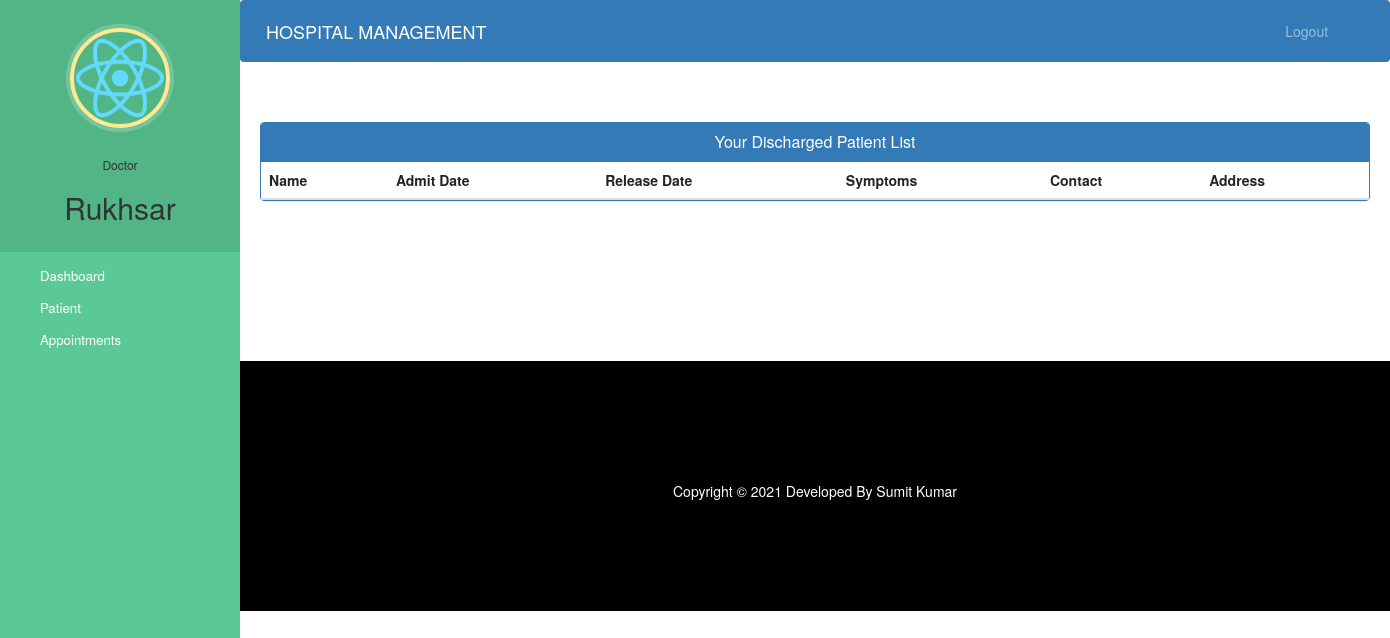
The page /doctor-view-discharge-patient (signed in) on the database as committed earlier.
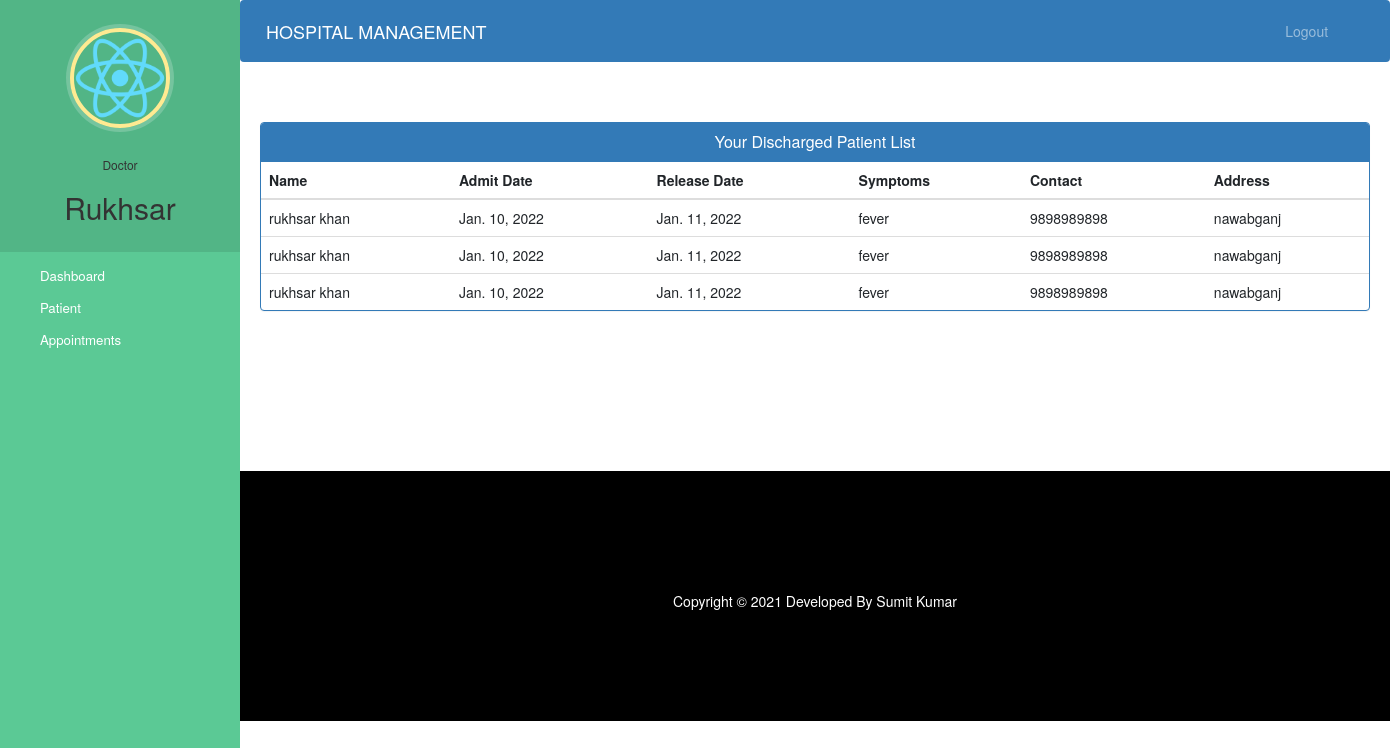
The same page on the database as committed later.
### hospital/models.py (models this page shows, shortened)
class Doctor(models.Model):
    user=models.OneToOneField(User,on_delete=models.CASCADE)
    profile_pic= models.ImageField(upload_to='profile_pic/DoctorProfilePic/',null=True,blank=True)
    address = models.CharField(max_length=40)
    mobile = models.CharField(max_length=20,null=True)
    department= models.CharField(max_length=50,choices=departments,default='Cardiologist')
    status=models.BooleanField(default=False)

class PatientDischargeDetails(models.Model):
    patientId=models.PositiveIntegerField(null=True)
    patientName=models.CharField(max_length=40)
    assignedDoctorName=models.CharField(max_length=40)
    address = models.CharField(max_length=40)
    mobile = models.CharField(max_length=20,null=True)
    symptoms = models.CharField(max_length=100,null=True)
    admitDate=models.DateField(null=False)
    releaseDate=models.DateField(null=False)
    daySpent=models.PositiveIntegerField(null=False)
    roomCharge=models.PositiveIntegerField(null=False)
    medicineCost=models.PositiveIntegerField(null=False)
    doctorFee=models.PositiveIntegerField(null=False)
    OtherCharge=models.PositiveIntegerField(null=False)
    total=models.PositiveIntegerField(null=False)

### hospital/views.py (the view)
# urls.py: path('doctor-view-discharge-patient',views.doctor_view_discharge_patient_view,name='doctor-view-discharge-patient'),
@login_required(login_url='doctorlogin')
@user_passes_test(is_doctor)
def doctor_view_discharge_patient_view(request):
    dischargedpatients=models.PatientDischargeDetails.objects.all().distinct().filter(assignedDoctorName=request.user.first_name)
    doctor=models.Doctor.objects.get(user_id=request.user.id) #for profile picture of doctor in sidebar
    return render(request,'hospital/doctor_view_discharge_patient.html',{'dischargedpatients':dischargedpatients,'doctor':doctor})

### hospital/views.py (called while the page is built)
def is_doctor(user):
    return user.groups.filter(name='DOCTOR').exists()

### templates/hospital/doctor_view_discharge_patient.html (shortened to what this page needs)
{% extends 'hospital/doctor_base.html' %}
{% block content %}
{%load static%}
<head>
  <link href="//netdna.bootstrapcdn.com/bootstrap/3.0.0/css/bootstrap.min.css" rel="stylesheet" id="bootstrap-css">
</head>
<div class="container">
  <div class="panel panel-primary">
    <div class="panel-heading">
      <h6 class="panel-title">Your Discharged Patient List</h6>
    </div>
    <table class="table table-hover" id="dev-table">
      <thead>
        <tr>
          <th>Name</th>
          <th>Admit Date</th>
          <th>Release Date</th>
          <th>Symptoms</th>
          <th>Contact</th>
          <th>Address</th>
        </tr>
      </thead>
      {% for p in dischargedpatients %}
      <tr>
        <td> {{p.patientName}}</td>
        <td>{{p.admitDate}}</td>
        <td>{{p.releaseDate}}</td>
        <td>{{p.symptoms}}</td>
        <td>{{p.mobile}}</td>
        <td>{{p.address}}</td>
      </tr>
      {% endfor %}
    </table>
  </div>
</div>
{% endblock content %}

### templates/hospital/doctor_base.html (shortened to what this page needs)
<!DOCTYPE html>
{% load static %}
<html lang="en">
<head>
  <link rel="stylesheet" href="https://stackpath.bootstrapcdn.com/bootstrap/4.3.1/css/bootstrap.min.css">
  <link rel="stylesheet" href="https://maxcdn.bootstrapcdn.com/font-awesome/4.7.0/css/font-awesome.min.css">
</head>
<body>
  <nav class="menu" tabindex="0">
    <header class="avatar">
      <img src="{% static doctor.profile_pic.url %}" alt="Profile Pic" />
      <br><br>
      <h6>Doctor</h6>
      <h2>{{request.user.first_name}}</h2>
    </header>
    <ul>
      <li tabindex="0" class="icon-dashboard"> <a style="color:white; text-decoration:none;" href="/doctor-dashboard"><span>Dashboard</span></a> </li>
      <li tabindex="0" class="icon-users"> <a style="color:white; text-decoration:none;" href="/doctor-patient"><span>Patient</span></a></li>
      <li tabindex="0" class="icon-calendar"> <a style="color:white; text-decoration:none;" href="/doctor-appointment"><span>Appointments</span></a></li>
    </ul>
  </nav>
  <main>
    <div class="bs-example">
      <nav class="navbar navbar-expand-md  navbar-dark fixed-top" style="background:#337AB7;">
        <a href="/doctor-dashboard" class="navbar-brand">HOSPITAL MANAGEMENT</a>
        <div class="collapse navbar-collapse justify-content-between" id="navbarCollapse">
          <div class="navbar-nav" style=" margin-left: 90%;">
            <a href="/logout" class="nav-item nav-link">Logout</a>
          </div>
        </div>
      </nav>
    </div>
    <br><br>
    {% block content %}
    {% endblock content %}
    <br><br><br><br><br><br><br>
    <footer>
      <br>
      <div class="container">
        <div class="row">
          <div class="col-md-12 col-sm-12">
            <div style="color:#ffffff;" class="wow fadeInUp footer-copyright">
              <p>
                Copyright &copy; 2021 Developed By Sumit Kumar </p>
            </div>
          </div>
        </div>
      </div>
    </footer>
  </main>
</body>
</html>

### templates/hospital/doctor_base.html (style rules this page uses)
a:link { text-decoration: none; }
a { color: white; }
footer { padding: 0px 0px 0px 0px; background-color: black; margin: 0px; }
p { text-align: center; }
body { padding-left: 240px; }
main { position: relative; height: 100vh; }
.menu { background: #5bc995; height: 100vh; width: 240px; position: fixed; top: 0px; left: 0; z-index: 5; outline: none; }
.menu .avatar { background: rgba(0, 0, 0, 0.1); padding: 2em 0.5em; text-align: center; }
.menu .avatar img { width: 100px; border-radius: 50%; overflow: hidden; border: 4px solid #ffea92; box-shadow: 0 0 0 4px rgba(255, 255, 255, 0.2); }
.menu .avatar h2 { font-weight: normal; margin-bottom: 0; }
.menu ul { list-style: none; padding: 0.5em 0; margin: 0; }
.menu ul li { padding: 0.5em 1em 0.5em 3em; font-size: 0.95em; font-weight: regular; background-repeat: no-repeat; background-position: left 15px center; background-size: auto 20px; transition: all 0.15s linear; cursor: pointer; }
.menu ul li.icon-dashboard { background-image: url("http://www.entypo.com/images//gauge.svg"); }
.menu ul li.icon-users { background-image: url("http://www.entypo.com/images//users.svg"); }
.menu ul li.icon-calendar { background-image: url("http://www.entypo.com/images//calendar.svg"); }

### templates/hospital/doctor_view_discharge_patient.html (style rules this page uses)
a:link { text-decoration: none; }
h6 { text-align: center; }
.row { margin: 100px; }

Rows that differ between the two databases and show on the page:
added PatientDischargeDetails: patientName "rukhsar khan", admitDate "Jan. 10, 2022", releaseDate "Jan. 11, 2022", symptoms "fever", mobile "9898989898", address "nawabganj"
added PatientDischargeDetails: patientName "rukhsar khan", admitDate "Jan. 10, 2022", releaseDate "Jan. 11, 2022", symptoms "fever", mobile "9898989898", address "nawabganj"
added PatientDischargeDetails: patientName "rukhsar khan", admitDate "Jan. 10, 2022", releaseDate "Jan. 11, 2022", symptoms "fever", mobile "9898989898", address "nawabganj"
